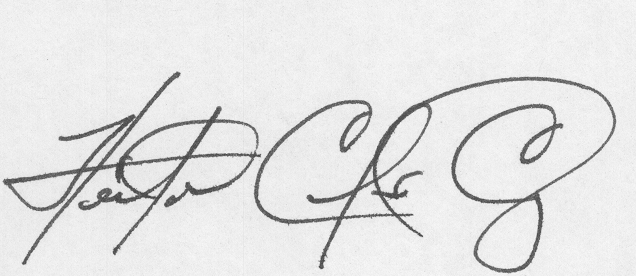
#> input picture dataset/genuine/original_17_1.png, 636 x 276 px
$ python train_model.py
#> lines starting #> are read from the running program, lines starting #| are printed output that depends on the picture
#> (the call stopped at in check_gpu, `gpus = tf.config.experimental.list_physical_devices('GPU')`: tensorflow is not available in this run)
import os
import cv2
import numpy as np
import pickle
from sklearn.model_selection import train_test_split
from sklearn.preprocessing import StandardScaler
from sklearn.utils import class_weight
import tensorflow as tf
from tensorflow.keras.models import Model
from tensorflow.keras.layers import Input, Dense, concatenate, Dropout, GlobalAveragePooling2D
from tensorflow.keras.callbacks import EarlyStopping, ReduceLROnPlateau
# ### NEW ### - Import L2 regularizer
from tensorflow.keras.regularizers import l2
import logging
from sklearn.metrics import confusion_matrix
import matplotlib.pyplot as plt

# --- Setup Logging ---
logging.basicConfig(level=logging.INFO, format='%(asctime)s - %(levelname)s - %(message)s')
logger = logging.getLogger(__name__)

# --- Project Paths ---
try:
    APP_ROOT = os.path.dirname(os.path.abspath(__file__))
except NameError:
    APP_ROOT = os.getcwd()

DATASET_DIR = os.path.join(APP_ROOT, 'dataset')
MODELS_OUTPUT_DIR = os.path.join(APP_ROOT, 'models_output')

# --- Configuration ---
IMG_WIDTH, IMG_HEIGHT = 128, 128
SIFT_MAX_FEATURES = 64
# ### MODIFIED ### - Adjusted epochs and added regularization factor
MAX_INITIAL_EPOCHS = 30  # Let EarlyStopping decide the actual number
MAX_FINE_TUNE_EPOCHS = 20 # Let EarlyStopping decide
L2_FACTOR = 1e-5         # L2 regularization strength

def check_gpu():
    gpus = tf.config.experimental.list_physical_devices('GPU')
    if gpus:
        try:
            for gpu in gpus:
                tf.config.experimental.set_memory_growth(gpu, True)
            logger.info(f"GPUs available: {len(gpus)}")
        except RuntimeError as e:
            logger.error(f"Error setting up GPU: {e}")
    else:
        logger.info("No GPUs available, using CPU.")

def load_and_preprocess_image_cnn(image_path):
#> called with image_path = 'dataset/genuine/original_17_1.png'
    try:
        img = cv2.imread(image_path)
#> img is the input picture: shape (276, 636, 3); min 64, max 251, mean 227.6
        if img is None: return None
        img = cv2.cvtColor(img, cv2.COLOR_BGR2RGB)
        img = cv2.resize(img, (IMG_WIDTH, IMG_HEIGHT))
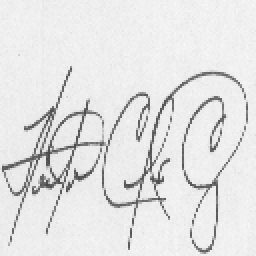
#> img: shape (128, 128, 3) (shown 2 times larger); min 71, max 247, mean 227.4
        return img
    except Exception as e:
        logger.error(f"Error processing {image_path} for CNN: {e}", exc_info=True)
        return None

def extract_sift_features_for_model(image_path):
#> called with image_path = 'dataset/genuine/original_17_1.png'
    try:
        img = cv2.imread(image_path, cv2.IMREAD_GRAYSCALE)
#> img: shape (276, 636); min 64, max 251, mean 227.6
        if img is None: return np.zeros(SIFT_MAX_FEATURES * 128)
        sift = cv2.SIFT_create(nfeatures=SIFT_MAX_FEATURES)
        _, descriptors = sift.detectAndCompute(img, None)
        if descriptors is None or len(descriptors) == 0: return np.zeros(SIFT_MAX_FEATURES * 128)
        if len(descriptors) < SIFT_MAX_FEATURES:
            padding = np.zeros((SIFT_MAX_FEATURES - len(descriptors), 128))
            descriptors = np.vstack((descriptors, padding))
        elif len(descriptors) > SIFT_MAX_FEATURES:
            descriptors = descriptors[:SIFT_MAX_FEATURES]
        return descriptors.flatten()
    except Exception as e:
        logger.error(f"Error extracting SIFT from {image_path}: {e}", exc_info=True)
        return np.zeros(SIFT_MAX_FEATURES * 128)

def load_data(genuine_path, forged_path):
    cnn_images, sift_features_list, labels = [], [], []
    logger.info("Loading genuine signatures...")
    for filename in os.listdir(genuine_path):
        if filename.lower().endswith(('.png', '.jpg', '.jpeg')):
            img_path = os.path.join(genuine_path, filename)
            cnn_img, sift_feat = load_and_preprocess_image_cnn(img_path), extract_sift_features_for_model(img_path)
#> sift_feat = 8192 values, max 172 at index 7596, min 0 at index 1, mean 22.1
            if cnn_img is not None:
                cnn_images.append(cnn_img); sift_features_list.append(sift_feat); labels.append(0)
    genuine_count = len(cnn_images)
#> genuine_count = 1
    logger.info(f"Loaded {genuine_count} genuine signatures.")
    logger.info("Loading forged signatures...")
    for filename in os.listdir(forged_path):
        if filename.lower().endswith(('.png', '.jpg', '.jpeg')):
            img_path = os.path.join(forged_path, filename)
            cnn_img, sift_feat = load_and_preprocess_image_cnn(img_path), extract_sift_features_for_model(img_path)
#> call 2 of load_and_preprocess_image_cnn, with image_path = 'dataset/forged/forgeries_2_3.png'
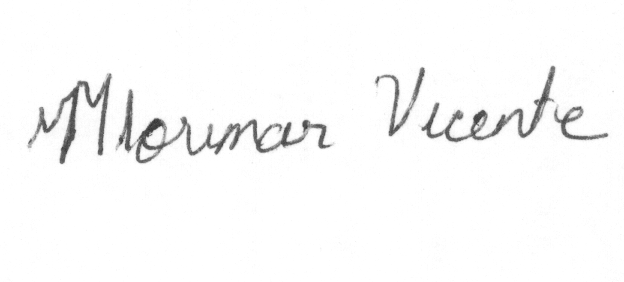
#> input picture dataset/forged/forgeries_2_3.png, 624 x 282 px
#> in load_and_preprocess_image_cnn, img is the input picture: shape (282, 624, 3); min 50, max 255, mean 248.8
#> in load_and_preprocess_image_cnn (call 2), `img = cv2.resize(img, (IMG_WIDTH, IMG_HEIGHT))`:
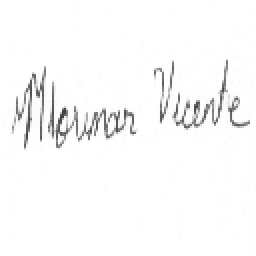
#> img: shape (128, 128, 3) (shown 2 times larger); min 62, max 255, mean 248.8
#> sift_feat = 8192 values, max 174 at index 3115, min 0 at index 0, mean 23.71
            if cnn_img is not None:
                cnn_images.append(cnn_img); sift_features_list.append(sift_feat); labels.append(1)
    logger.info(f"Loaded {len(cnn_images) - genuine_count} forged signatures.")
    logger.info(f"Total samples: {len(cnn_images)}")
    if not cnn_images: raise ValueError("No images were loaded.")
    cnn_images_np = np.array(cnn_images)
    cnn_images_preprocessed = tf.keras.applications.mobilenet_v2.preprocess_input(cnn_images_np)
    return cnn_images_preprocessed, np.array(sift_features_list), np.array(labels)

def calculate_class_weights(labels):
    weights = class_weight.compute_class_weight(class_weight='balanced', classes=np.unique(labels), y=labels)
    return {i: weights[i] for i in range(len(weights))}

# ### MODIFIED ### - Added L2 regularization to the Dense layers
# [100 lines left out: functions build_model, generate_and_log_report, plot_training_history, not called in this run]

def train_and_save_model():
    check_gpu()
    genuine_path = os.path.join(DATASET_DIR, 'genuine')
    forged_path = os.path.join(DATASET_DIR, 'forged')
    if not os.path.isdir(genuine_path) or not os.path.isdir(forged_path):
        raise FileNotFoundError("Dataset folders not found.")

    cnn_images, sift_features, labels = load_data(genuine_path, forged_path)
    class_weights = calculate_class_weights(labels)
    logger.info(f"Calculated Class Weights: {class_weights}")

    X_cnn_train, X_cnn_test, X_sift_train, X_sift_test, y_train, y_test = train_test_split(
        cnn_images, sift_features, labels, test_size=0.2, random_state=42, stratify=labels
    )
    sift_scaler = StandardScaler()
    X_sift_train_scaled = sift_scaler.fit_transform(X_sift_train)
    X_sift_test_scaled = sift_scaler.transform(X_sift_test)

    model, base_model = build_model(X_sift_train_scaled.shape[1])

    # ### MODIFIED ### - Refined EarlyStopping callback to monitor val_loss
    # We use two different callbacks for each phase.
    initial_callbacks = [
        EarlyStopping(monitor='val_loss', mode='min', patience=7, verbose=1, restore_best_weights=True),
        ReduceLROnPlateau(monitor='val_loss', factor=0.2, patience=3, min_lr=1e-6, verbose=1)
    ]

    # ### PHASE 1: INITIAL TRAINING (FEATURE EXTRACTION) ###
    logger.info("\n--- PHASE 1: Training top layers with strong regularization ---")
    model.compile(
        optimizer=tf.keras.optimizers.Adam(learning_rate=1e-3),
        loss='binary_crossentropy',
        metrics=['accuracy', tf.keras.metrics.Recall(name='recall')]
    )
    history = model.fit(
        [X_cnn_train, X_sift_train_scaled], y_train,
        validation_data=([X_cnn_test, X_sift_test_scaled], y_test),
        epochs=MAX_INITIAL_EPOCHS,
        batch_size=32,
        class_weight=class_weights,
        callbacks=initial_callbacks
    )

    # ### PHASE 2: FINE-TUNING ###
    logger.info("\n--- PHASE 2: Unfreezing and Fine-Tuning ---")
    base_model.trainable = True
    fine_tune_at = 100
    for layer in base_model.layers[:fine_tune_at]:
        layer.trainable = False

    model.compile(
        optimizer=tf.keras.optimizers.Adam(learning_rate=1e-5), # Use a very low learning rate for fine-tuning
        loss='binary_crossentropy',
        metrics=['accuracy', tf.keras.metrics.Recall(name='recall')]
    )

    fine_tune_callbacks = [
        EarlyStopping(monitor='val_loss', mode='min', patience=5, verbose=1, restore_best_weights=True),
        ReduceLROnPlateau(monitor='val_loss', factor=0.2, patience=2, min_lr=1e-7, verbose=1)
    ]

    logger.info("Continuing training with fine-tuning...")
    # The number of epochs here is a max; EarlyStopping will likely stop it sooner.
    total_epochs = len(history.epoch) + MAX_FINE_TUNE_EPOCHS
    fine_tune_history = model.fit(
        [X_cnn_train, X_sift_train_scaled], y_train,
        validation_data=([X_cnn_test, X_sift_test_scaled], y_test),
        epochs=total_epochs,
        initial_epoch=len(history.epoch),
        batch_size=32,
        class_weight=class_weights,
        callbacks=fine_tune_callbacks
    )

    # --- FINAL EVALUATION AND SAVING ---
    generate_and_log_report(model, [X_cnn_test, X_sift_test_scaled], y_test, title="FINAL PERFORMANCE REPORT (Regularized & Fine-Tuned)")
    plot_training_history(history, fine_tune_history, MODELS_OUTPUT_DIR)

    os.makedirs(MODELS_OUTPUT_DIR, exist_ok=True)
    model.save(os.path.join(MODELS_OUTPUT_DIR, 'signature_model_final.keras'))
    with open(os.path.join(MODELS_OUTPUT_DIR, 'sift_scaler_final.pkl'), 'wb') as f:
        pickle.dump(sift_scaler, f)
    logger.info("Final regularized model and scaler saved successfully.")

if __name__ == '__main__':
    train_and_save_model()
#> (the call stopped at in load_data, `cnn_images_preprocessed = tf.keras.applications.mobilenet_v2.preproces..`: tensorflow is not available in this run)
